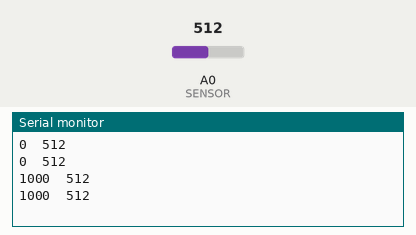
The sketch below on a simulated Arduino Uno, built with avr-gcc and run on an emulated ATmega328P. Parts: the last lines printed to the serial monitor. The inputs (shaded band) are chosen by the test bench; at power-on: A0 (SENSOR) = 512.

Above: at 1.2 s.
1.3 s: A0 (SENSOR) set to 716
At 2.6 s:
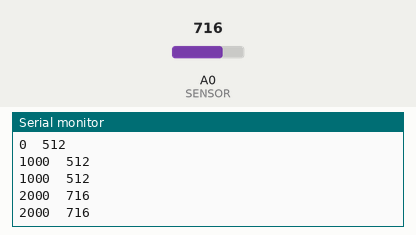
2.8 s: A0 (SENSOR) set to 900
At 3.8 s:
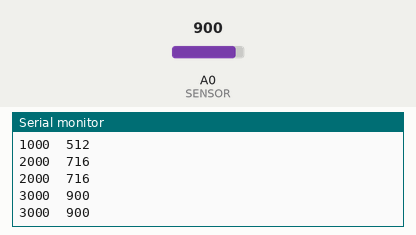
Timing chart, 0 to 5.8 s (numbered marks = the images above; inputs shaded):
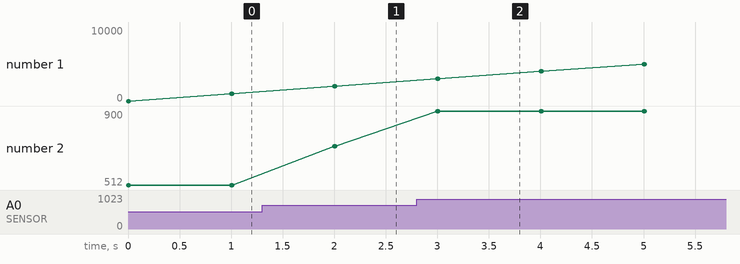

The sketch:

arduinoSide.ino
```cpp
int Vo;

void setup() {
  Serial.begin(9600);
}

void loop() {
  Vo = analogRead(A0); // CONECTAR SENSOR ANÁLOGO AL PUERTO A0
  // SOLO IMPRIMIR DATOS CADA 1 SG.
  if(millis() % 1000 == 0){
    Serial.print(millis());
    Serial.print('\t');
    Serial.println(Vo);
  }
}
```

Measured:
- after the input at 1.3 s, the serial monitor: prints a new line after 0.70 s (image 1)
- after the input at 2.8 s, the serial monitor: prints a new line after 0.20 s (image 2)
- plotted number 2: 512 → 716 after the input at 1.3 s, 716 → 900 after the input at 2.8 s
